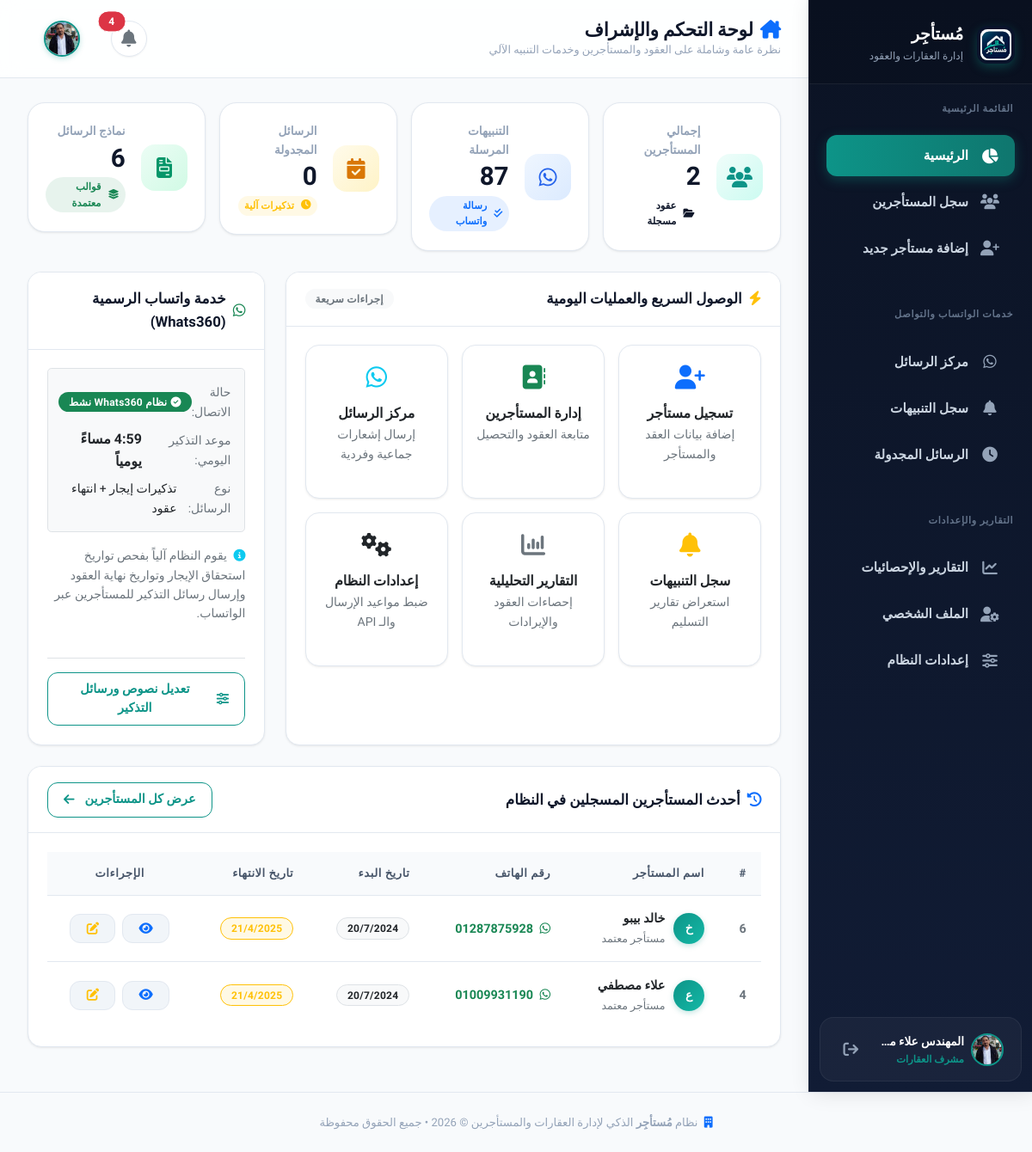
Before: /dashboard (signed in) with the older database file.
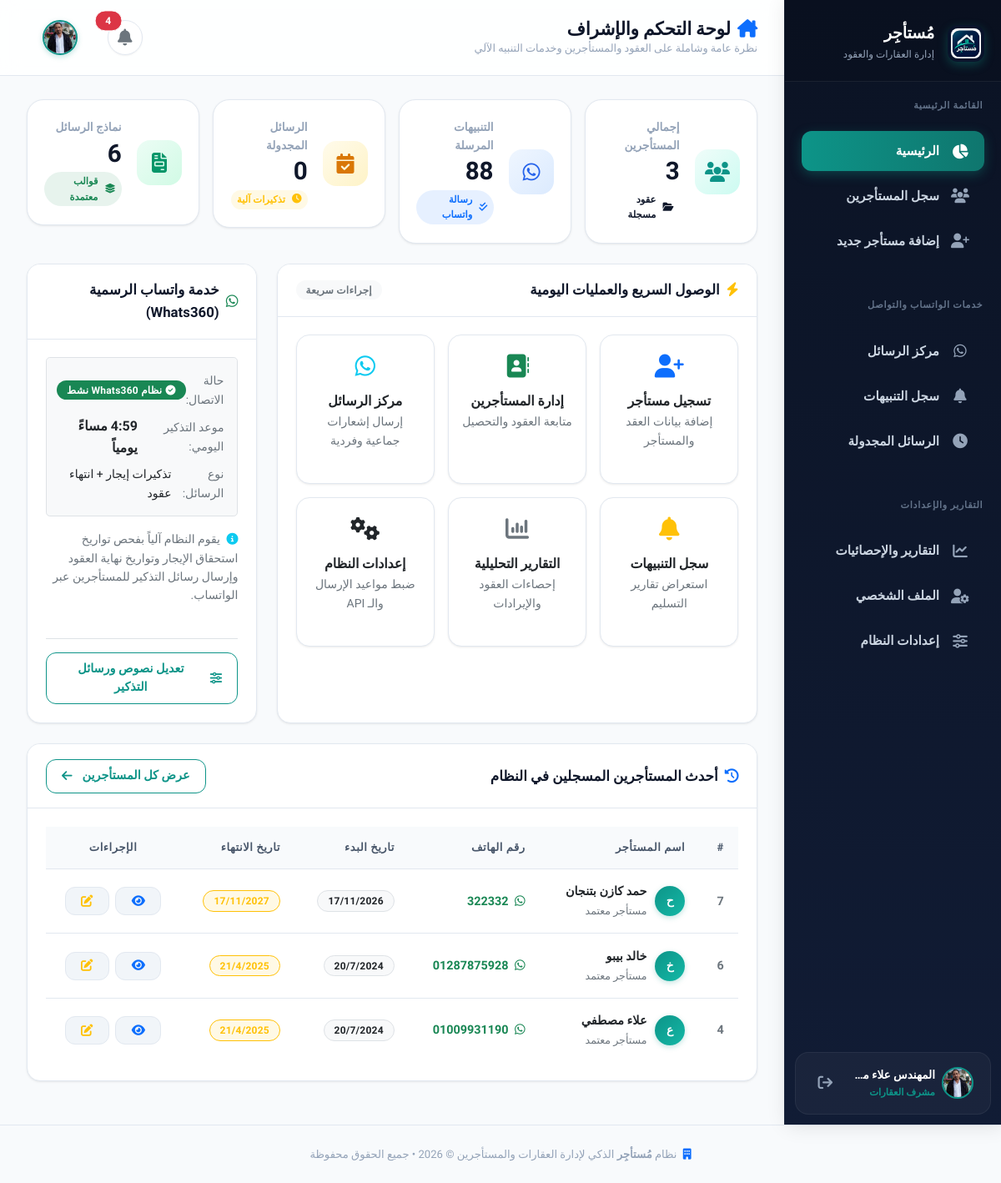
After: the same page with the newer database file.
### tables this page shows
CREATE TABLE tenants (
                id INTEGER PRIMARY KEY AUTOINCREMENT,
                tenant_name TEXT NOT NULL,
                page_one_content TEXT NOT NULL,
                page_two_content TEXT NOT NULL,
                created_at TIMESTAMP DEFAULT CURRENT_TIMESTAMP,
                updated_at TIMESTAMP DEFAULT CURRENT_TIMESTAMP
            , tenant_phone TEXT, start_date TEXT, end_date TEXT, id_image TEXT, contract_image TEXT, contract_type TEXT, payment_count INTEGER, check_images TEXT, has_commitment TEXT, maintenance_responsibility TEXT, notes TEXT, commercial_license_number TEXT, commercial_license_image TEXT);

### app.py (the view)
        @self.app.route('/dashboard')
        def dashboard():
            if 'logged_in' not in session:
                return redirect(url_for('login'))
            stats = {
                'total_tenants': 0,
                'notifications_count': 0,
                'templates_count': 0,
                'scheduled_count': 0,
                'recent_tenants': []
            }
            try:
                conn = sqlite3.connect('database.db')
                cursor = conn.cursor()
                cursor.execute('SELECT COUNT(*) FROM tenants')
                stats['total_tenants'] = cursor.fetchone()[0]
                try:
                    cursor.execute('SELECT COUNT(*) FROM notifications_log')
                    stats['notifications_count'] = cursor.fetchone()[0]
                except Exception:
                    pass
                try:
                    cursor.execute('SELECT COUNT(*) FROM message_templates')
                    stats['templates_count'] = cursor.fetchone()[0]
                except Exception:
                    pass
                try:
                    cursor.execute('SELECT COUNT(*) FROM scheduled_messages')
                    stats['scheduled_count'] = cursor.fetchone()[0]
                except Exception:
                    pass
                cursor.execute('SELECT id, tenant_name, tenant_phone, start_date, end_date, created_at FROM tenants ORDER BY id DESC LIMIT 5')
                stats['recent_tenants'] = cursor.fetchall()
                conn.close()
            except Exception as e:
                print(f"Dashboard stats error: {e}")
            return render_template('dashboard.html', stats=stats)

### app.py (called while the page is built, shortened)
    def get_admin_profile(self):
        try:
            conn = sqlite3.connect('database.db')
            cursor = conn.cursor()
            cursor.execute('SELECT id, username, password, full_name, email, avatar, phone FROM admin_profile LIMIT 1')
            row = cursor.fetchone()
            conn.close()
            if row:
                return {
                    'id': row[0],
                    'username': row[1],
                    'password': row[2],
                    'full_name': row[3] or 'مدير النظام',
                    'email': row[4] or 'admin@mostager.com',
                    'avatar': row[5] or 'avatar.png',
                    'phone': row[6] or ''
                }
        except Exception as e:
            print(f"Error fetching admin profile: {e}")

### templates/dashboard.html (shortened to what the changed rows need)
{% extends "base.html" %}
{% block content %}
<div class="container-fluid p-0">
    <div class="row g-0">
        <main class="col-lg-10 ms-sm-auto main-content">
            <div class="app-topbar">
                <div class="topbar-title-group">
                    <div class="d-flex align-items-center gap-2">
                        <h2>
                            <i class="fas fa-house-chimney text-primary"></i>
                            لوحة التحكم والإشراف
                        </h2>
                    </div>
                </div>
            </div>
            <div class="content-wrapper">
                <div class="row g-3 mb-4">
                    <div class="col-sm-6 col-xl-3">
                        <div class="stat-card">
                            <div class="stat-card-content">
                                <div class="stat-card-label">إجمالي المستأجرين</div>
                                <div class="stat-card-value">{{ stats.total_tenants if stats else 0 }}</div>
                                <span class="stat-card-badge bg-teal bg-opacity-10 text-teal">
                                    <i class="fas fa-folder-open me-1"></i>عقود مسجلة
                                </span>
                            </div>
                        </div>
                    </div>
                    <div class="col-sm-6 col-xl-3">
                        <div class="stat-card">
                            <div class="stat-card-content">
                                <div class="stat-card-label">التنبيهات المرسلة</div>
                                <div class="stat-card-value">{{ stats.notifications_count if stats else 0 }}</div>
                                <span class="stat-card-badge bg-primary bg-opacity-10 text-primary">
                                    <i class="fas fa-check-double me-1"></i>رسالة واتساب
                                </span>
                            </div>
                        </div>
                    </div>
                </div>
                <div class="card">
                    <div class="card-body p-0">
                        {% if stats and stats.recent_tenants %}
                        <div tabindex="0" role="region" aria-label="أحدث المستأجرين المسجلين" class="table-wrapper m-0 border-0 rounded-0 shadow-none">
                            <table class="table align-middle">
                                <thead>
                                    <tr>
                                        <th>#</th>
                                        <th>اسم المستأجر</th>
                                        <th>رقم الهاتف</th>
                                        <th>تاريخ البدء</th>
                                        <th>تاريخ الانتهاء</th>
                                        <th class="text-center">الإجراءات</th>
                                    </tr>
                                </thead>
                                <tbody>
                                    {% for tenant in stats.recent_tenants %}
                                    <tr>
                                        <td class="text-muted fw-bold">{{ tenant[0] }}</td>
                                        <td>
                                            <div class="d-flex align-items-center">
                                                <div class="tenant-avatar">
                                                    {{ tenant[1][:1] }}
                                                </div>
                                                <div>
                                                    <div class="fw-bold text-dark">{{ tenant[1] }}</div>
                                                    <small class="text-muted">مستأجر معتمد</small>
                                                </div>
                                            </div>
                                        </td>
                                        <td>
                                            {% if tenant[2] %}
                                            <a href="{{ tenant[2]|whatsapp_url }}" target="_blank" rel="noopener noreferrer" class="text-decoration-none text-success fw-bold" title="مراسلة عبر واتساب">
                                                <i class="fab fa-whatsapp me-1"></i>
                                                {{ tenant[2] }}
                                            </a>
                                            {% else %}
                                            <span class="text-muted">غير مسجل</span>
                                            {% endif %}
                                        </td>
                                        <td><span class="badge bg-light text-dark border">{{ tenant[3] or '---' }}</span></td>
                                        <td><span class="badge bg-warning bg-opacity-10 text-warning border border-warning border-opacity-25">{{ tenant[4] or '---' }}</span></td>
                                        <td class="text-center">
                                            <a href="{{ url_for('view_tenant', tenant_id=tenant[0]) }}" class="btn btn-sm btn-secondary me-1" title="عرض التفاصيل">
                                                <i class="fas fa-eye text-primary"></i>
                                            </a>
                                            <a href="{{ url_for('edit_tenant', tenant_id=tenant[0]) }}" class="btn btn-sm btn-secondary" title="تعديل">
                                                <i class="fas fa-edit text-warning"></i>
                                            </a>
                                        </td>
                                    </tr>
                                    {% endfor %}
                                </tbody>
                            </table>
                        </div>
                        {% endif %}
                    </div>
                </div>
            </div>
        </main>
    </div>
</div>
{% endblock %}

Changed rows visible on the page:
added tenants: id "7", tenant_name "ح", tenant_name "حمد كازن بتنجان", tenant_phone "322332", start_date "17/11/2026", end_date "17/11/2027"
Other visible differences:
{{ stats.total_tenants if stats else 0 }}: "2" → "3"
{{ stats.notifications_count if stats else 0 }}: "87" → "88"
